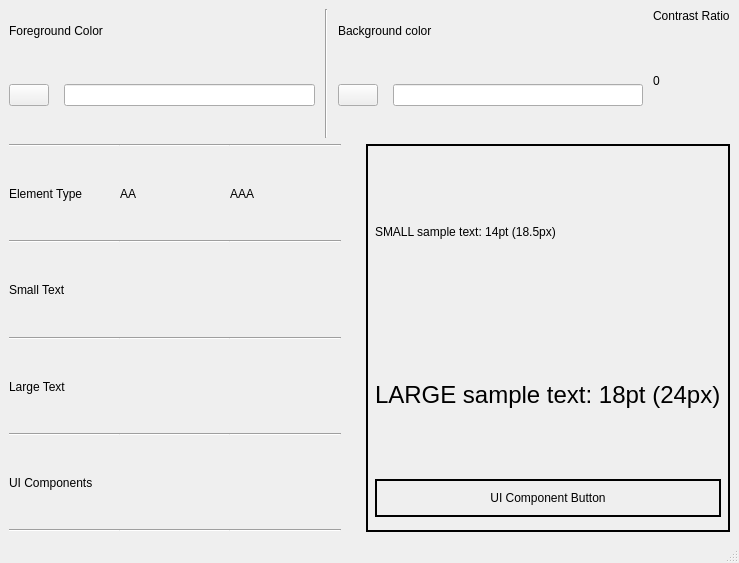
<?xml version="1.0" encoding="UTF-8"?>
<ui version="4.0">
 <class>MainWindow</class>
 <widget class="QMainWindow" name="MainWindow">
  <property name="geometry">
   <rect>
    <x>0</x>
    <y>0</y>
    <width>739</width>
    <height>563</height>
   </rect>
  </property>
  <property name="windowTitle">
   <string>MainWindow</string>
  </property>
  <widget class="QWidget" name="centralwidget">
   <layout class="QGridLayout" name="gridLayout">
    <item row="0" column="0">
     <layout class="QVBoxLayout" name="verticalLayout" stretch="1,3">
      <property name="sizeConstraint">
       <enum>QLayout::SetMaximumSize</enum>
      </property>
      <item>
       <widget class="QWidget" name="topWidget" native="true">
        <layout class="QGridLayout" name="gridLayout_2">
         <property name="leftMargin">
          <number>0</number>
         </property>
         <property name="topMargin">
          <number>0</number>
         </property>
         <property name="rightMargin">
          <number>0</number>
         </property>
         <property name="bottomMargin">
          <number>0</number>
         </property>
         <property name="spacing">
          <number>0</number>
         </property>
         <item row="0" column="0">
          <layout class="QHBoxLayout" name="horizontalLayout">
           <property name="spacing">
            <number>10</number>
           </property>
           <item>
            <widget class="QWidget" name="widget" native="true">
             <layout class="QGridLayout" name="gridLayout_3">
              <property name="leftMargin">
               <number>0</number>
              </property>
              <property name="topMargin">
               <number>0</number>
              </property>
              <property name="rightMargin">
               <number>0</number>
              </property>
              <property name="bottomMargin">
               <number>0</number>
              </property>
              <property name="spacing">
               <number>0</number>
              </property>
              <item row="0" column="0">
               <layout class="QVBoxLayout" name="verticalLayout_3" stretch="1,2">
                <item>
                 <widget class="QLabel" name="label">
                  <property name="text">
                   <string>Foreground Color</string>
                  </property>
                 </widget>
                </item>
                <item>
                 <widget class="QWidget" name="widget_4" native="true">
                  <layout class="QGridLayout" name="gridLayout_7">
                   <property name="leftMargin">
                    <number>0</number>
                   </property>
                   <property name="topMargin">
                    <number>0</number>
                   </property>
                   <property name="rightMargin">
                    <number>0</number>
                   </property>
                   <property name="bottomMargin">
                    <number>0</number>
                   </property>
                   <property name="spacing">
                    <number>0</number>
                   </property>
                   <item row="0" column="0">
                    <layout class="QHBoxLayout" name="horizontalLayout_3">
                     <property name="spacing">
                      <number>15</number>
                     </property>
                     <item>
                      <widget class="QPushButton" name="foregroundColorChoose">
                       <property name="text">
                        <string/>
                       </property>
                      </widget>
                     </item>
                     <item>
                      <widget class="QLineEdit" name="foregroundColorEdit"/>
                     </item>
                    </layout>
                   </item>
                  </layout>
                 </widget>
                </item>
               </layout>
              </item>
             </layout>
            </widget>
           </item>
           <item>
            <widget class="Line" name="line_16">
             <property name="orientation">
              <enum>Qt::Vertical</enum>
             </property>
            </widget>
           </item>
           <item>
            <widget class="QWidget" name="widget_3" native="true">
             <layout class="QGridLayout" name="gridLayout_4">
              <property name="leftMargin">
               <number>0</number>
              </property>
              <property name="topMargin">
               <number>0</number>
              </property>
              <property name="rightMargin">
               <number>0</number>
              </property>
              <property name="bottomMargin">
               <number>0</number>
              </property>
              <property name="spacing">
               <number>0</number>
              </property>
              <item row="0" column="0">
               <layout class="QVBoxLayout" name="verticalLayout_4" stretch="1,2">
                <item>
                 <widget class="QLabel" name="label_2">
                  <property name="text">
                   <string>Background color</string>
                  </property>
                 </widget>
                </item>
                <item>
                 <widget class="QWidget" name="widget_5" native="true">
                  <layout class="QGridLayout" name="gridLayout_8">
                   <property name="leftMargin">
                    <number>0</number>
                   </property>
                   <property name="topMargin">
                    <number>0</number>
                   </property>
                   <property name="rightMargin">
                    <number>0</number>
                   </property>
                   <property name="bottomMargin">
                    <number>0</number>
                   </property>
                   <property name="spacing">
                    <number>0</number>
                   </property>
                   <item row="0" column="0">
                    <layout class="QHBoxLayout" name="horizontalLayout_4">
                     <property name="spacing">
                      <number>15</number>
                     </property>
                     <item>
                      <widget class="QPushButton" name="backgroundColorChoose">
                       <property name="text">
                        <string/>
                       </property>
                      </widget>
                     </item>
                     <item>
                      <widget class="QLineEdit" name="backgroundColorEdit"/>
                     </item>
                    </layout>
                   </item>
                  </layout>
                 </widget>
                </item>
               </layout>
              </item>
             </layout>
            </widget>
           </item>
           <item>
            <widget class="QWidget" name="widget_2" native="true">
             <layout class="QGridLayout" name="gridLayout_5">
              <property name="leftMargin">
               <number>0</number>
              </property>
              <property name="topMargin">
               <number>0</number>
              </property>
              <property name="rightMargin">
               <number>0</number>
              </property>
              <property name="bottomMargin">
               <number>0</number>
              </property>
              <property name="spacing">
               <number>0</number>
              </property>
              <item row="0" column="0">
               <layout class="QVBoxLayout" name="verticalLayout_5" stretch="0,3">
                <item>
                 <widget class="QLabel" name="label_3">
                  <property name="text">
                   <string>Contrast Ratio</string>
                  </property>
                 </widget>
                </item>
                <item>
                 <widget class="QLabel" name="contrastRatioLabel">
                  <property name="text">
                   <string>0</string>
                  </property>
                 </widget>
                </item>
               </layout>
              </item>
             </layout>
            </widget>
           </item>
          </layout>
         </item>
        </layout>
       </widget>
      </item>
      <item>
       <widget class="QWidget" name="bottomWidget" native="true">
        <layout class="QGridLayout" name="gridLayout_6">
         <property name="leftMargin">
          <number>0</number>
         </property>
         <property name="topMargin">
          <number>0</number>
         </property>
         <property name="rightMargin">
          <number>0</number>
         </property>
         <property name="bottomMargin">
          <number>0</number>
         </property>
         <property name="spacing">
          <number>0</number>
         </property>
         <item row="0" column="0">
          <layout class="QHBoxLayout" name="horizontalLayout_2">
           <property name="spacing">
            <number>25</number>
           </property>
           <item>
            <widget class="QWidget" name="widget_6" native="true">
             <layout class="QGridLayout" name="gridLayout_11">
              <property name="leftMargin">
               <number>0</number>
              </property>
              <property name="topMargin">
               <number>0</number>
              </property>
              <property name="rightMargin">
               <number>0</number>
              </property>
              <property name="bottomMargin">
               <number>0</number>
              </property>
              <property name="spacing">
               <number>0</number>
              </property>
              <item row="11" column="1">
               <widget class="QLabel" name="aaUiComponent">
                <property name="text">
                 <string/>
                </property>
               </widget>
              </item>
              <item row="2" column="2">
               <widget class="Line" name="line_14">
                <property name="orientation">
                 <enum>Qt::Horizontal</enum>
                </property>
               </widget>
              </item>
              <item row="7" column="0">
               <widget class="QLabel" name="smalllTextLabel">
                <property name="text">
                 <string>Small Text</string>
                </property>
               </widget>
              </item>
              <item row="10" column="1">
               <widget class="Line" name="line_8">
                <property name="orientation">
                 <enum>Qt::Horizontal</enum>
                </property>
               </widget>
              </item>
              <item row="8" column="0">
               <widget class="Line" name="line_4">
                <property name="orientation">
                 <enum>Qt::Horizontal</enum>
                </property>
               </widget>
              </item>
              <item row="10" column="2">
               <widget class="Line" name="line_9">
                <property name="orientation">
                 <enum>Qt::Horizontal</enum>
                </property>
               </widget>
              </item>
              <item row="12" column="2">
               <widget class="Line" name="line_12">
                <property name="orientation">
                 <enum>Qt::Horizontal</enum>
                </property>
               </widget>
              </item>
              <item row="7" column="2">
               <widget class="QLabel" name="aaaSmallText">
                <property name="text">
                 <string/>
                </property>
               </widget>
              </item>
              <item row="9" column="0">
               <widget class="QLabel" name="lgTextLabel">
                <property name="text">
                 <string>Large Text</string>
                </property>
               </widget>
              </item>
              <item row="5" column="0">
               <widget class="Line" name="line">
                <property name="orientation">
                 <enum>Qt::Horizontal</enum>
                </property>
               </widget>
              </item>
              <item row="11" column="2">
               <widget class="QLabel" name="aaaUiComponent">
                <property name="text">
                 <string/>
                </property>
               </widget>
              </item>
              <item row="4" column="0">
               <widget class="QLabel" name="elementTypeLabel">
                <property name="text">
                 <string>Element Type</string>
                </property>
               </widget>
              </item>
              <item row="9" column="1">
               <widget class="QLabel" name="aaLargeText">
                <property name="text">
                 <string/>
                </property>
               </widget>
              </item>
              <item row="9" column="2">
               <widget class="QLabel" name="aaaLargeText">
                <property name="text">
                 <string/>
                </property>
               </widget>
              </item>
              <item row="11" column="0">
               <widget class="QLabel" name="uiComponentsLabel">
                <property name="text">
                 <string>UI Components</string>
                </property>
               </widget>
              </item>
              <item row="4" column="1">
               <widget class="QLabel" name="aaLabel">
                <property name="text">
                 <string>AA</string>
                </property>
               </widget>
              </item>
              <item row="7" column="1">
               <widget class="QLabel" name="aaSmallText">
                <property name="text">
                 <string/>
                </property>
               </widget>
              </item>
              <item row="5" column="2">
               <widget class="Line" name="line_2">
                <property name="orientation">
                 <enum>Qt::Horizontal</enum>
                </property>
               </widget>
              </item>
              <item row="2" column="0">
               <widget class="Line" name="line_13">
                <property name="orientation">
                 <enum>Qt::Horizontal</enum>
                </property>
               </widget>
              </item>
              <item row="10" column="0">
               <widget class="Line" name="line_7">
                <property name="orientation">
                 <enum>Qt::Horizontal</enum>
                </property>
               </widget>
              </item>
              <item row="8" column="2">
               <widget class="Line" name="line_6">
                <property name="orientation">
                 <enum>Qt::Horizontal</enum>
                </property>
               </widget>
              </item>
              <item row="4" column="2">
               <widget class="QLabel" name="aaaLabel">
                <property name="text">
                 <string>AAA</string>
                </property>
               </widget>
              </item>
              <item row="12" column="0">
               <widget class="Line" name="line_10">
                <property name="orientation">
                 <enum>Qt::Horizontal</enum>
                </property>
               </widget>
              </item>
              <item row="12" column="1">
               <widget class="Line" name="line_11">
                <property name="orientation">
                 <enum>Qt::Horizontal</enum>
                </property>
               </widget>
              </item>
              <item row="8" column="1">
               <widget class="Line" name="line_5">
                <property name="orientation">
                 <enum>Qt::Horizontal</enum>
                </property>
               </widget>
              </item>
              <item row="5" column="1">
               <widget class="Line" name="line_3">
                <property name="orientation">
                 <enum>Qt::Horizontal</enum>
                </property>
               </widget>
              </item>
              <item row="2" column="1">
               <widget class="Line" name="line_15">
                <property name="orientation">
                 <enum>Qt::Horizontal</enum>
                </property>
               </widget>
              </item>
             </layout>
            </widget>
           </item>
           <item>
            <widget class="QWidget" name="backgroundWidget" native="true">
             <property name="styleSheet">
              <string notr="true">QWidget#backgroundWidget{border:2px solid black;}</string>
             </property>
             <layout class="QGridLayout" name="gridLayout_9">
              <property name="bottomMargin">
               <number>15</number>
              </property>
              <item row="0" column="0">
               <widget class="QLabel" name="smallTextLabel">
                <property name="styleSheet">
                 <string notr="true">font:18.5px
</string>
                </property>
                <property name="text">
                 <string>SMALL sample text: 14pt (18.5px)</string>
                </property>
               </widget>
              </item>
              <item row="1" column="0">
               <widget class="QLabel" name="largeTextLabel">
                <property name="styleSheet">
                 <string notr="true">font:24px</string>
                </property>
                <property name="text">
                 <string>LARGE sample text: 18pt (24px)</string>
                </property>
               </widget>
              </item>
              <item row="2" column="0">
               <widget class="QPushButton" name="componentButton">
                <property name="styleSheet">
                 <string notr="true">border:2px solid black;padding:10px;</string>
                </property>
                <property name="text">
                 <string>UI Component Button</string>
                </property>
                <property name="autoDefault">
                 <bool>false</bool>
                </property>
                <property name="default">
                 <bool>false</bool>
                </property>
                <property name="flat">
                 <bool>false</bool>
                </property>
               </widget>
              </item>
             </layout>
            </widget>
           </item>
          </layout>
         </item>
        </layout>
       </widget>
      </item>
     </layout>
    </item>
   </layout>
  </widget>
  <widget class="QMenuBar" name="menubar">
   <property name="geometry">
    <rect>
     <x>0</x>
     <y>0</y>
     <width>739</width>
     <height>23</height>
    </rect>
   </property>
  </widget>
  <widget class="QStatusBar" name="statusbar"/>
 </widget>
 <resources/>
 <connections/>
</ui>
